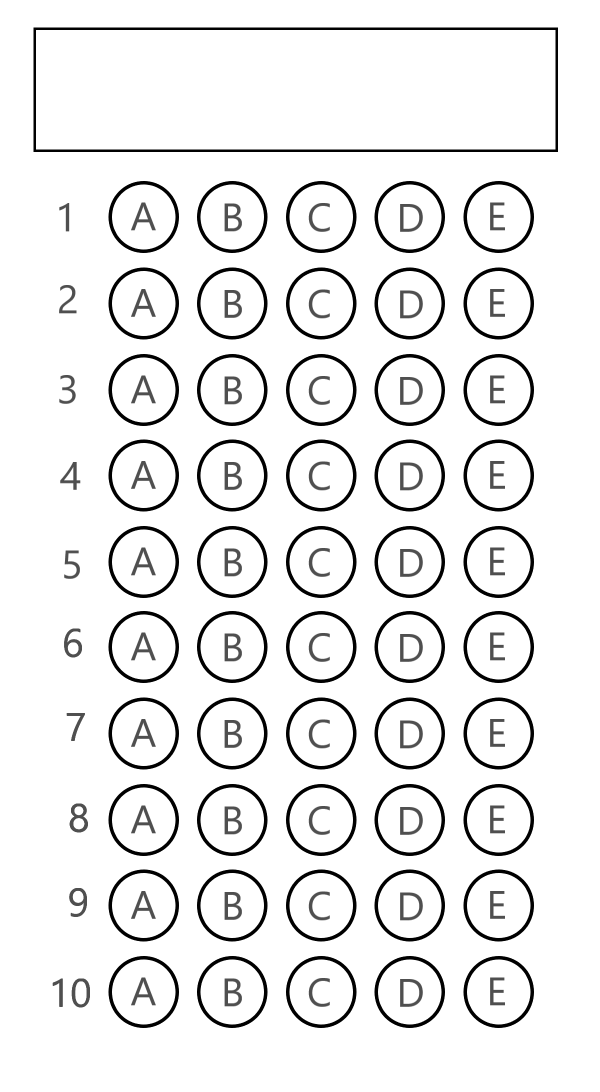
#> input picture versions/oldsheets/10question.png, 1200 x 2184 px (shown at 1/2 size)
$ python -i omr.py   (imports and definitions only)
#> lines starting #> are read from the running program, lines starting #| are printed output that depends on the picture; after the words box and inside, x2 and y2 are one past the last pixel; in counts of white or black regions, pixels touching at a corner belong together
from imutils.perspective import four_point_transform
from imutils import contours
import numpy as np
import imutils
import cv2


def getAnswers(img):
#> called with img = 'oldsheets/10question.png'
    ANSWER_KEY = list()

    # fotoğraf yolunu değişkene aldık
    image = cv2.imread(img)
#> image is the input picture: shape (2184, 1200, 3); min 0, max 255, mean 235.8

    # rgb renk uzayındaki fotoğrafı gri skalaya dönüştürüyoruz
    gray = cv2.cvtColor(image, cv2.COLOR_BGR2GRAY)

    # gürültüyü azaltmak için düzleştirme filtresi uyguluyoruz
    # canny ile kenar algılama yapabilmemiz için 5x5 Gaus Filtresi uygulamamız gerekiyor
    blurred = cv2.GaussianBlur(gray, (5, 5), 0)

    # kenar algılama yapıyoruz, minimum değer 75, maximum değer 200
    edged = cv2.Canny(blurred, 75, 200)
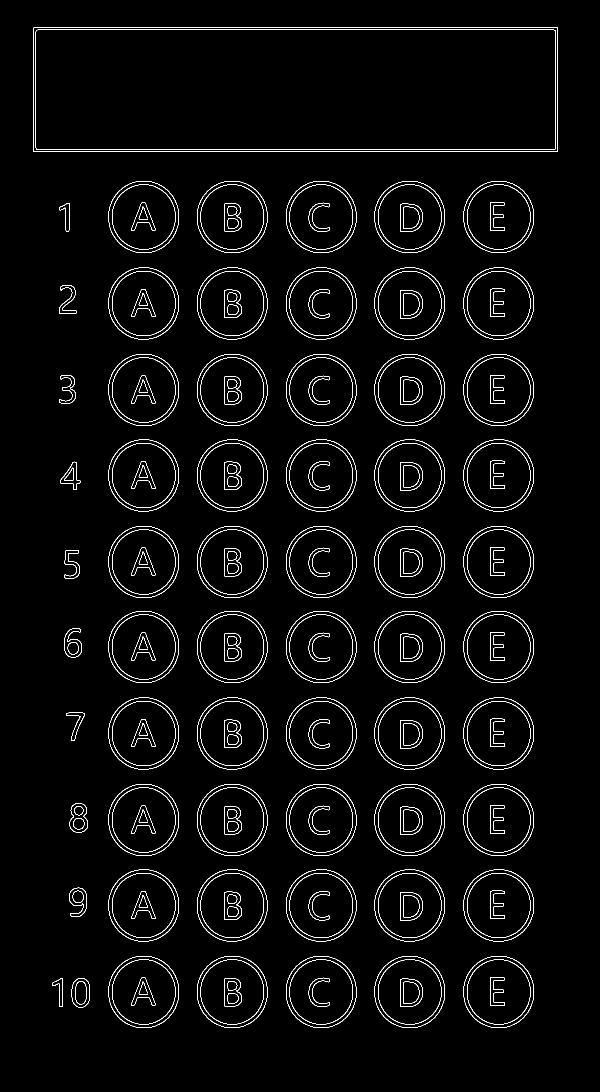
#> edged: shape (2184, 1200) (shown at 1/2 size); 2.7% white in thin lines or dots, all inside (x1, y1, x2, y2) = (66, 54, 1116, 2056)

    # RETR_EXTERNAL: sadece en dıştaki kenarları almak için
    # CHAIN_APPROX_SIMPLE: yalnızca uç noktaları bırakır, örneğin dikdörtgen için 4 nokta
    cnts = cv2.findContours(edged.copy(), cv2.RETR_EXTERNAL,
                            cv2.CHAIN_APPROX_SIMPLE)
#> cnts = 62 contours; largest, box (x1, y1, x2, y2) and area: (66, 54, 1116, 304) 261190, (927, 1912, 1068, 2056) 15967, (749, 1912, 890, 2056) 15967, (572, 1912, 713, 2056) 15967, (394, 1912, 535, 2056) 15967

    # görüntüdeki her bir şekli ayrı ayrı alıyoruz
    cnts = imutils.grab_contours(cnts)
    docCnt = None

    # eğer dizide şekiller varsa
    if len(cnts) > 0:
        # cnts dizisini cv2.contourArea'ya göre bir algoritma ile azalan sırayla(revere=True) sıraladık
        cnts = sorted(cnts, key=cv2.contourArea, reverse=True)

        for cnt in cnts:
            # her bir kapalı şeklin çevre uzunluğunu alıyoruz. True parametresi sadece kapalı şekillerin alınmasını sağlıyor
            # bu çevre uzunluğu, bir sonraki adımda epsilon değerini hesaplamak için kullanılacak
            peri = cv2.arcLength(cnt, True)

            # epsilon değeri = çevre uzunluğu * 0.02
            # epsilon doğruluk oranı ile kapalı şekiller (True parametesi) oluşturuyoruz
            approx = cv2.approxPolyDP(cnt, 0.02 * peri, True)

            # şeklin 4 kenarı varsa fotoğraftaki kağıdı bulduk demektir
            if len(approx) == 4:
                # kağıdı ata
                docCnt = approx
                break
#> this loop made 1 pass
#> (peri, docCnt) on pass 1: (2593.7, [[66, 58], [67, 303], [1115, 303], [1112, 54]])

    warped = None
    paper = None
    if docCnt is not None:
        # orijinal fotoğrafa ve gri tonlamalı fotoğrafa transform uygulayarak sadece kağıt olan kısmı elde ediyoruz
        paper = four_point_transform(image, docCnt.reshape(4, 2))
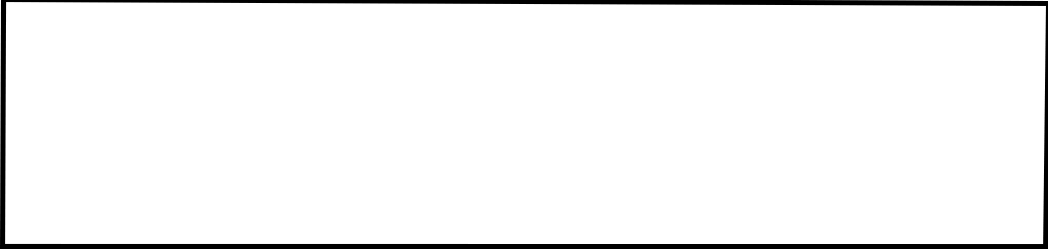
#> paper: shape (249, 1048, 3); min 0, max 255, mean 243.9
        warped = four_point_transform(gray, docCnt.reshape(4, 2))
    else:
        paper = image
        warped = gray

    # her piksel için eşik değeri uygulanır, eşik değerden küçükse 0, büyükse maksimum değer ayarlanır
    # burada eşik değerimiz THRESH_OTSU ile her fotoğraf için, fotoğrafın renk dağılımına göre optimum olarak ayarlanacaktır
    # maksimum değerimiz 255 olarak verilmiştir
    # THRESH_BINARY_INV parametresi sayesinde siyahlar beyaz, beyazlar siyah hale geliyor
    # threshold() fonksiyonu iki değer döndürür: ilki eşik değeri, ikinci eşik değeri uygulanmış fotoğraf
    # bu yüzden [1] ile ikinci değeri aldık
    thresh = cv2.threshold(warped, 0, 255,
                           cv2.THRESH_BINARY_INV | cv2.THRESH_OTSU)[1]
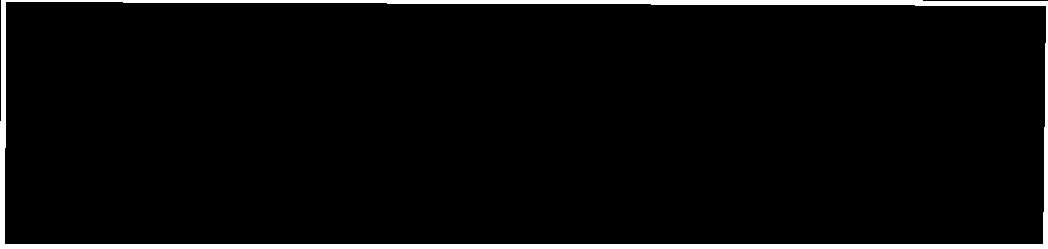
#> thresh: shape (249, 1048); 4.4% white; 1 white region

    #  RETR_EXTERNAL: sadece en dıştaki kenarları almak için
    # CHAIN_APPROX_SIMPLE: yalnızca uç noktaları bırakır, örneğin dikdörtgen için 4 nokta
    # burada artık aldığımız fotoğrafta değil kağıdı kesip eşik değeri uyguladığımız fotoğraftaki kenarları alıyoruz
    cnts = cv2.findContours(thresh.copy(), cv2.RETR_EXTERNAL,
                            cv2.CHAIN_APPROX_SIMPLE)
#> cnts = 1 contour; box (x1, y1, x2, y2) and area: (0, 0, 1048, 249) 259411

    # görüntüdeki her bir şekli ayrı ayrı alıyoruz
    cnts = imutils.grab_contours(cnts)
#> cnts = 1 item

    # soruları tutacağımız diziyi tanımladık
    questionCnts = []

    # şekiller içinde geziniyoruz
    for cnt in cnts:

        # her bir şekil için sınırlandırıcı dikdörtgenin koordinatlarını belirliyoruz
        # w --> genişlik
        # h --> yükseklik
        # x,y koordinat ancak sağ üst köşeden başlayarak
        (x, y, w, h) = cv2.boundingRect(cnt)

        # aspect ratio = en boy oranını hesaplıyoruz --> genişlik/yükseklik
        ar = w / float(h)

        # eğer aşağıdaki değerlere uygunda bu cevap kutucuğudur ve diziye eklenir
        # ar >= 0.9 and ar <= 1.1 --> bu koşul en boy oranının yaklaşık 1 olup olmadığını kontrol eder
        # eğer en boy oranı 1 ise daireyi kapsayan kareyi bulduk demektir
        # w >= 20 and h >= 20 --> bu kontrol ise çok küçük şekillerin hesaba katılmamasını sağlar
        if w >= 20 and h >= 20 and ar >= 0.9 and ar <= 1.1:
            # eğer tüm koşullar sağladıysa kutucuğu bulduk demektir artık soruların bulunduğu diziye ekleyebiliriz
            questionCnts.append(cnt)
#> this loop made 1 pass
#> (x, y, w, h, ar) on pass 1: (0, 0, 1048, 249, 4.21)
#> after the loop, questionCnts = []

    # elde ettiğimiz kutucuklar rastgele olduğu için biz bunları yukarıdan aşağıya bir şekilde sıralıyoruz
    # ilk değer sıralı şekiller, ikinci değer kapsayan kutu olduğu için [0] ile şekilleri elde ediyoruz
#> (the run stopped early here; a loop or call above may not have finished)

$ run again, on versions/oldsheets/5question.png
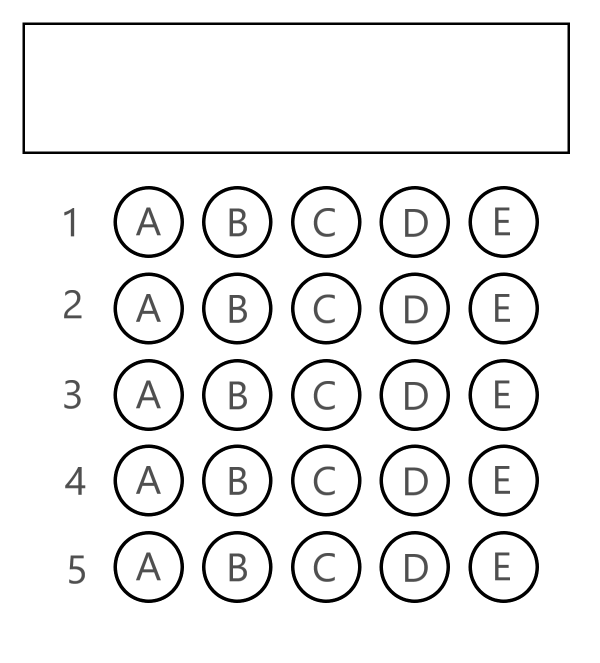
#> input picture versions/oldsheets/5question.png, 1200 x 1326 px (shown at 1/2 size)
#> in getAnswers, image is the input picture: shape (1326, 1200, 3); min 0, max 255, mean 238.1
#> in getAnswers, `edged = cv2.Canny(blurred, 75, 200)`:
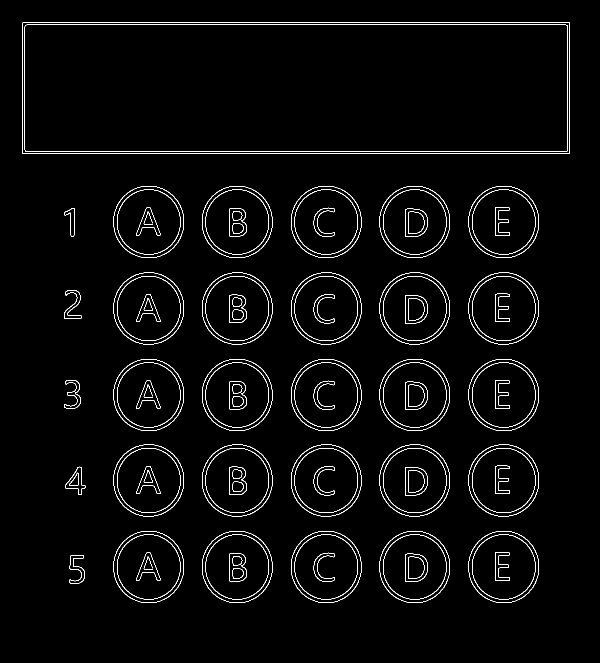
#> edged: shape (1326, 1200) (shown at 1/2 size); 2.4% white in thin lines or dots, all inside (x1, y1, x2, y2) = (44, 44, 1140, 1206)
#> in getAnswers, `cnts = cv2.findContours(edged.copy(), cv2.RETR_EXTERNAL, cv2.CHAIN_APP..`: cnts = 31 contours; largest, box (x1, y1, x2, y2) and area: (44, 44, 1140, 308) 287974, (937, 1062, 1078, 1206) 15967, (759, 1062, 900, 1206) 15967, (582, 1062, 723, 1206) 15967, (404, 1062, 545, 1206) 15967
#> the loop in getAnswers, `for cnt in cnts:` made 1 pass
#> (peri, docCnt) on pass 1: (2713.7, [[44, 48], [45, 307], [1139, 307], [1136, 44]])
#> in getAnswers, `thresh = cv2.threshold(warped, 0, 255, cv2.THRESH_BINARY_INV | cv2.THR..`:
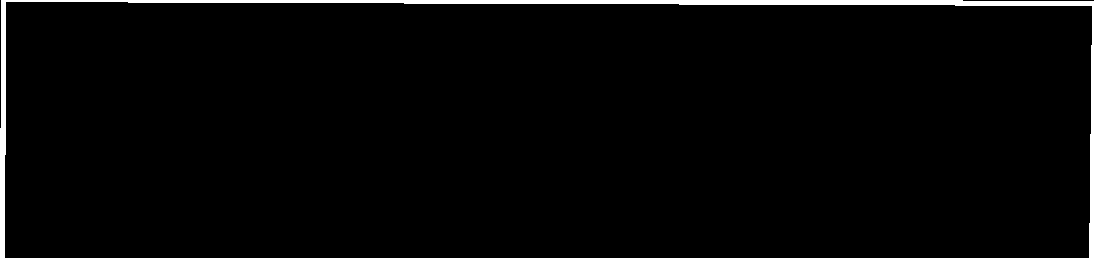
#> thresh: shape (263, 1094); 4.1% white; 1 white region
#> in getAnswers, `cnts = cv2.findContours(thresh.copy(), cv2.RETR_EXTERNAL, cv2.CHAIN_AP..`: cnts = 1 contour; box (x1, y1, x2, y2) and area: (0, 0, 1094, 263) 286108
#> in getAnswers, `cnts = imutils.grab_contours(cnts)`: cnts = 1 item
#> the loop in getAnswers, `for cnt in cnts:` made 1 pass
#> (x, y, w, h, ar) on pass 1: (0, 0, 1094, 263, 4.16)
#> after the loop in getAnswers, `for cnt in cnts:`: questionCnts = []
